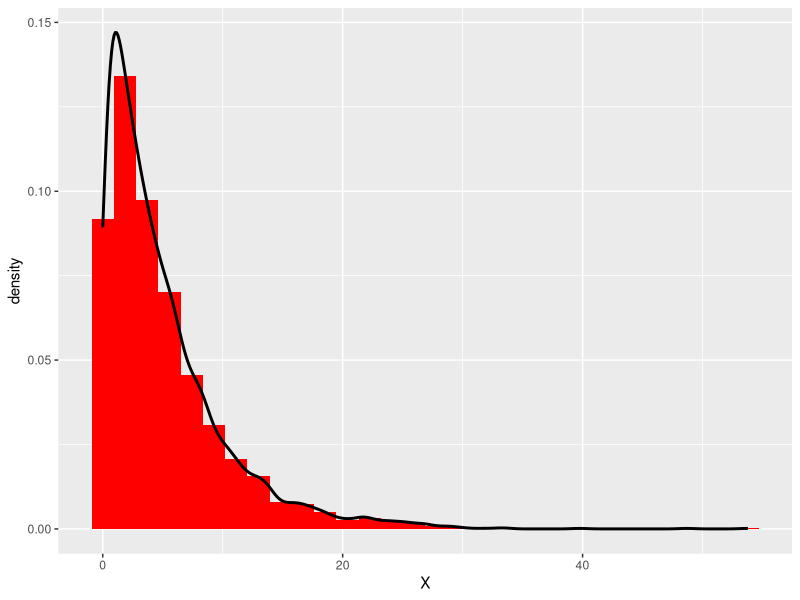
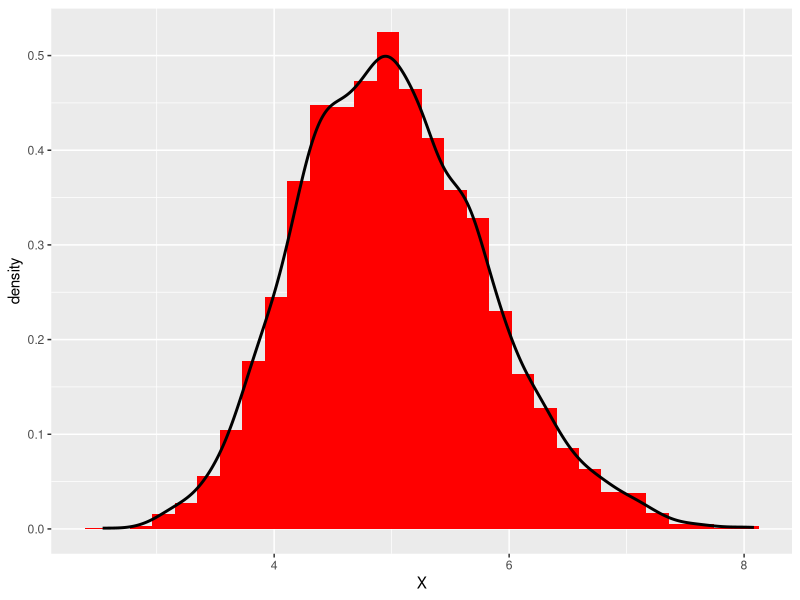

Write R code to recreate these figures, in order. (Note: this script raises an error after producing the figures.)
# Illustrate via simulation and associated explanatory 
# text the properties of the distribution of the mean of 40 exponentials.  
# You should:

# 1. Show the sample mean and compare it
# to the theoretical mean of the distribution.

# The theoretical mean of the exponential distribution
# with lambda = 0.2 (as requested) is equal to 1/lambda so 1/0.2 = 5

# In the following code i will do three thousand simulations of 40 exponentials
# and compare the sampling mean to the theoretical mean of the ditribution

set.seed(15)

simulation = replicate(3000,mean(rexp(40,1/5)))

means = mean(simulation)

means

#The sampling mean is approximately 5 (4.983771 in my case)

#===========================================================================

# 2. Show how variable the sample is (via variance)
# and compare it to the theoretical variance of the distribution.

# The theoretical variance of the exponential distribution with lambda = 0.2
# is equal to ((1/lambda)^2)/n = 0.625 and the theoretical standard deviation
# is equal to sqrt(theoretical variance) = sqrt(0.625) = 0.7905694

# In the following code i will compare the sample variance and standard deviation
# of three thousand simulations of 40 exponentials to the theoratical variance
# and standard deviation

variance = var(simulation)
stdev = sd(simulation)

variance
stdev

# The sampling variance and standard deviation
# are approximately equal to the theoretical variance and standard deviation
# (0.6149436 and 0.7841834 respectively in my case)


#===========================================================================

# 3. Show that the distribution is approximately normal.

# Here we are going to compare the distribution of 4000 random exponentials
# with the distribution of 4000 averages of 40 random exponentials

require(ggplot2)
require(grid)

sim1 = rexp(4000,1/5)
sim2 = replicate(4000,mean(rexp(40,1/5)))

df1=data.frame(X=sim1)
df2=data.frame(X=sim2)

p1 = ggplot(df1, aes(x = X)) + geom_histogram(aes(y = ..density..),fill="red") + geom_density(size=1)
p2 = ggplot(df2, aes(x = X)) + geom_histogram(aes(y = ..density..),fill="red") + geom_density(size=1)

multiplot(p1, p2, cols = 2)












